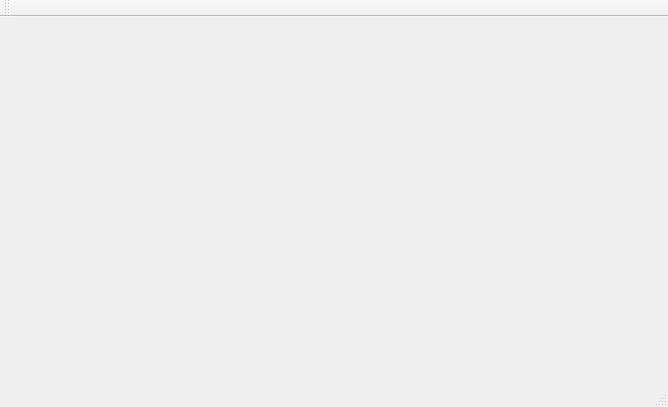
<?xml version="1.0" encoding="UTF-8"?>
<ui version="4.0">
 <class>MainWindow</class>
 <widget class="QMainWindow" name="MainWindow">
  <property name="geometry">
   <rect>
    <x>0</x>
    <y>0</y>
    <width>668</width>
    <height>407</height>
   </rect>
  </property>
  <property name="windowTitle">
   <string>MainWindow</string>
  </property>
  <widget class="QWidget" name="centralWidget">
   <widget class="Display" name="widget" native="true">
    <property name="geometry">
     <rect>
      <x>9</x>
      <y>-3</y>
      <width>650</width>
      <height>341</height>
     </rect>
    </property>
   </widget>
  </widget>
  <widget class="QMenuBar" name="menuBar">
   <property name="geometry">
    <rect>
     <x>0</x>
     <y>0</y>
     <width>668</width>
     <height>25</height>
    </rect>
   </property>
  </widget>
  <widget class="QToolBar" name="mainToolBar">
   <attribute name="toolBarArea">
    <enum>TopToolBarArea</enum>
   </attribute>
   <attribute name="toolBarBreak">
    <bool>false</bool>
   </attribute>
  </widget>
  <widget class="QStatusBar" name="statusBar"/>
 </widget>
 <layoutdefault spacing="6" margin="11"/>
 <customwidgets>
  <customwidget>
   <class>Display</class>
   <extends>QWidget</extends>
   <header>display.h</header>
   <container>1</container>
  </customwidget>
 </customwidgets>
 <resources/>
 <connections/>
</ui>
